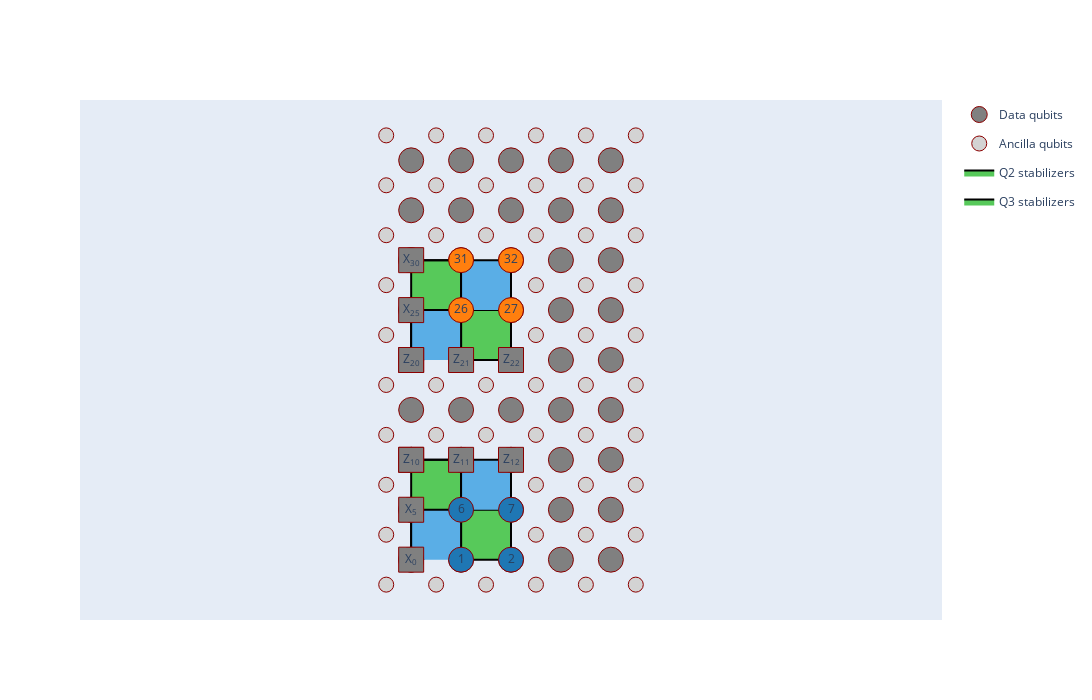

The cell this chart's notebook holds for it:
### Markdown cell above
Now after the split, plot again the current configuration of the lattice. Now one can see that there are two logical qubit patches with two logical operators each:

### Code cell
qecplot = QECPlot(circ)
qecplot.plot_logical_qubit("Q2")
qecplot.plot_logical_qubit("Q3")
qecplot.show()
